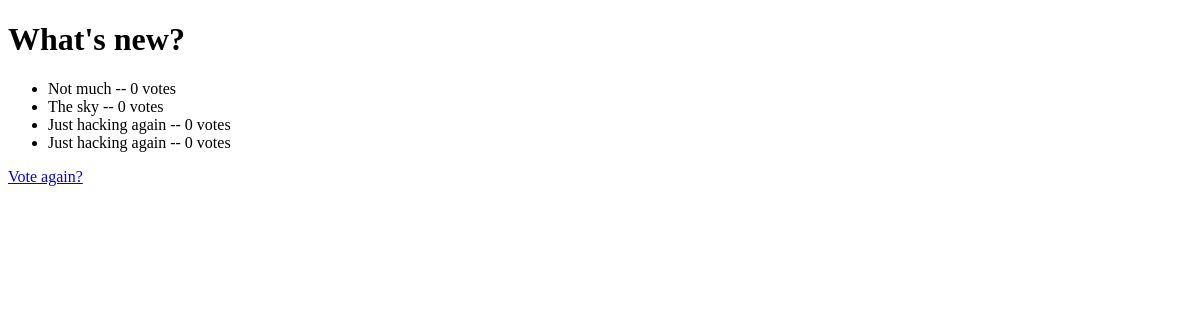
Before: /polls/1/results/ with the older database file.
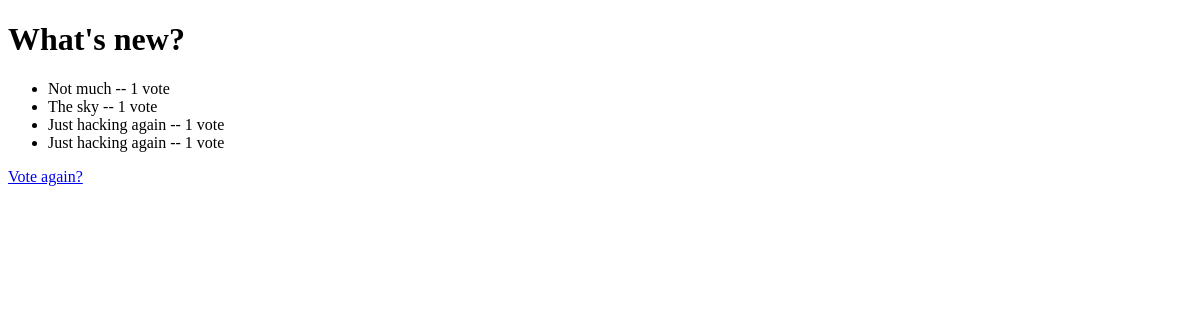
After: the same page with the newer database file.
### polls/models.py (models this page shows, shortened)
class Question(models.Model):
    question_text = models.CharField(max_length=200)
    pub_date = models.DateTimeField('date published')
    def was_published_recently(self):
        now = timezone.now()
        return now - datetime.timedelta(days=1) <= self.pub_date <= now
    was_published_recently.admin_order_field = 'pub_date'
    was_published_recently.boolean = True
    was_published_recently.short_description = 'Published recently?'

class Choice(models.Model):
    question = models.ForeignKey(Question, on_delete=models.CASCADE)
    choice_text = models.CharField(max_length=200)
    votes = models.IntegerField(default=0)

### polls/views.py (the view)
# urls.py: path('<int:pk>/results/', views.ResultsView.as_view(), name='results'),
class ResultsView(generic.DetailView):
    model = Question
    template_name = 'polls/results.html'

### polls/templates/polls/results.html (shortened to what this page needs)
<!DOCTYPE html>
<html lang="en">
<head>
</head>
<body>
<h1>{{ question.question_text }}</h1>
<ul>
    {% for choice in question.choice_set.all %}
    <li>{{choice.choice_text }} -- {{ choice.votes }} vote{{choice.votes|pluralize }}</li>
    {% endfor %}
</ul>
<a href="{% url 'polls:detail' question.id %}">Vote again?</a>
</body>
</html>

Changed rows visible on the page:
changed Choice "Not much": votes "0" → "1"
changed Choice "The sky": votes "0" → "1"
changed Choice (number 3 of 4 on the later page): votes "0" → "1"
changed Choice (number 4 of 4 on the later page): votes "0" → "1"
